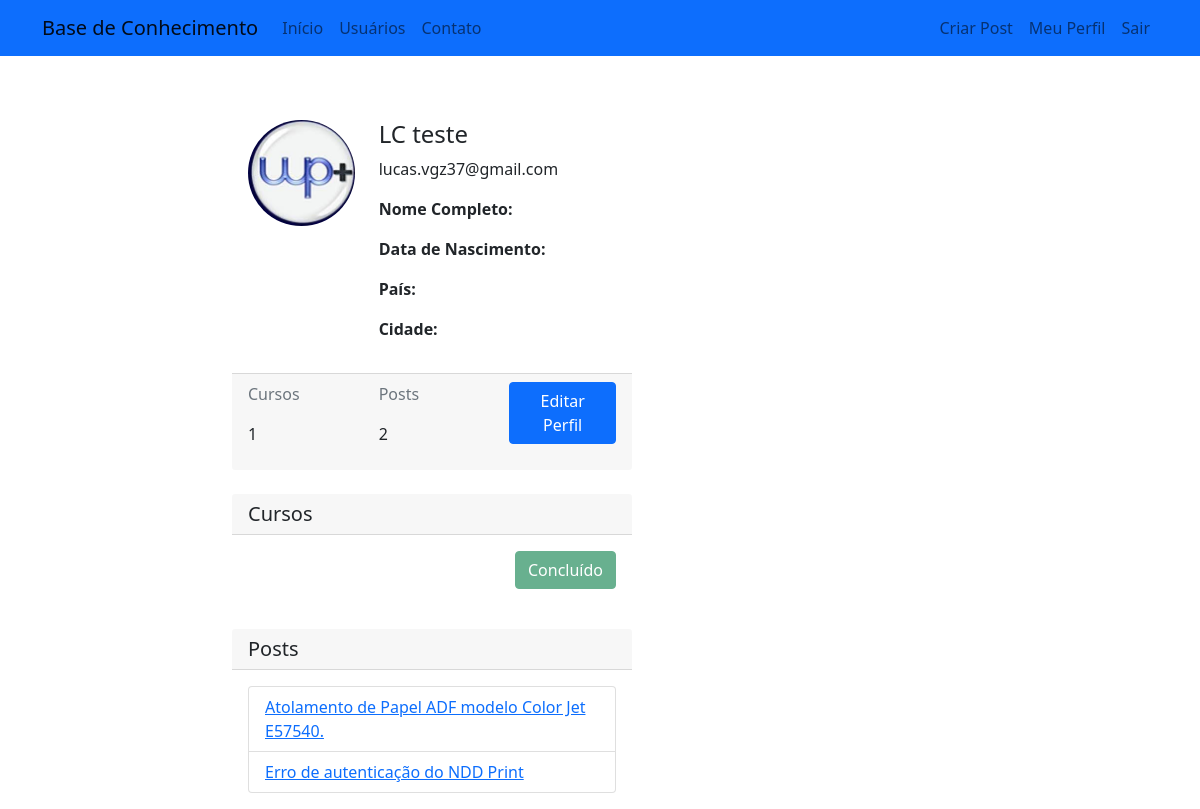
Screenshot of /perfil (signed in) with the database file from the repository.
### comunidadedash/models.py (models this page shows, shortened)
class Usuario(database.Model, UserMixin):
    id = database.Column(database.Integer, primary_key=True)
    username = database.Column(database.String, nullable=False)
    email = database.Column(database.String, nullable=False, unique=True)
    senha = database.Column(database.String, nullable=False)
    foto_perfil = database.Column(database.String, default='default.jpg')
    posts = database.relationship('Post', backref='autor', lazy=True)
    cursos = database.Column(database.String, nullable=False, default='Não Informado')
    def contar_posts(self):
        return len(self.posts)

class Post(database.Model):
    id = database.Column(database.Integer, primary_key=True)
    titulo = database.Column(database.String, nullable=False)
    corpo = database.Column(database.Text, nullable=False)
    imagem = database.Column(database.String)  # Adicione essa linha para definir o campo 'imagem'
    data_criacao = database.Column(database.DateTime, nullable=False, default=datetime.utcnow)
    id_usuario = database.Column(database.Integer, database.ForeignKey('usuario.id'), nullable=False)

### comunidadedash/routes.py (the view)
@app.route('/perfil')
@login_required
def perfil():
    foto_perfil = url_for('static', filename='fotos_perfil/{}'.format(current_user.foto_perfil))
    return render_template('perfil.html', foto_perfil=foto_perfil)

### comunidadedash/models.py (called while the page is built)
@login_manager.user_loader
def load_usuario(id_usuario):
    return Usuario.query.get(int(id_usuario))

### comunidadedash/templates/perfil.html (shortened to what this page needs)
{% extends 'base.html' %}
{% block body %}
    <div class="container mt-5">
        <div class="row justify-content-center">
            <div class="col-lg-8">
                <div class="card">
                    <div class="card-body">
                        <div class="row">
                            <div class="col-md-4">
                                <img src="{{ foto_perfil }}" class="img-fluid rounded-circle" alt="Foto Perfil">
                            </div>
                            <div class="col-md-8">
                                <h4>{{ current_user.username }}</h4>
                                <p>{{ current_user.email }}</p>
                                <p><strong>Nome Completo:</strong> {{ current_user.full_name }}</p>
                                <p><strong>Data de Nascimento:</strong> {{ current_user.birth_date }}</p>
                                <p><strong>País:</strong> {{ current_user.country }}</p>
                                <p><strong>Cidade:</strong> {{ current_user.city }}</p>
                            </div>
                        </div>
                    </div>
                    <div class="card-footer">
                        <div class="row">
                            <div class="col-md-4">
                                <p class="text-muted">Cursos</p>
                                {% if 'Não Informado' in current_user.cursos %}
                                    <p class="font-weight-bold">0</p>
                                {% else %}
                                    <p class="font-weight-bold">{{ current_user.cursos.count(';') + 1 }}</p>
                                {% endif %}
                            </div>
                            <div class="col-md-4">
                                <p class="text-muted">Posts</p>
                                <p class="font-weight-bold">{{ current_user.contar_posts() }}</p>
                            </div>
                            <div class="col-md-4">
                                <a href="{{ url_for('editar_perfil') }}" class="btn btn-primary">Editar Perfil</a>
                            </div>
                        </div>
                    </div>
                </div>
            </div>
        </div>
        <div class="row justify-content-center mt-4">
            <div class="col-lg-8">
                <div class="card">
                    <div class="card-header">
                        <h5 class="mb-0">Cursos</h5>
                    </div>
                    <div class="card-body">
                        {% for curso in current_user.cursos.split(';') %}
                            <div class="d-flex align-items-center">
                                <div class="flex-grow-1">
                                </div>
                                <div>
                                    <button type="button" class="btn btn-success" disabled>Concluído</button>
                                </div>
                            </div>
                        {% endfor %}
                    </div>
                </div>
            </div>
        </div>
        <div class="row justify-content-center mt-4">
            <div class="col-lg-8">
                <div class="card">
                    <div class="card-header">
                        <h5 class="mb-0">Posts</h5>
                    </div>
                    <div class="card-body">
                        {% if current_user.posts %}
                            <ul class="list-group">
                                {% for post in current_user.posts %}
                                    <li class="list-group-item">
                                        <a href="{{ url_for('exibir_post', post_id=post.id) }}">{{ post.titulo }}</a>
                                    </li>
                                {% endfor %}
                            </ul>
                        {% else %}
                            <p>Nenhum post disponível.</p>
                        {% endif %}
                    </div>
                </div>
            </div>
        </div>
    </div>
{% endblock %}

### comunidadedash/static/main.css (style rules this page uses)
.card { width: 400px; border: none; border-radius: 10px; background-color: #fff }

### rows the page displays
Usuario: username "LC teste", email "lucas.vgz37@gmail.com", cursos "1"
Post: titulo "Atolamento de Papel ADF modelo Color Jet E57540."
Post: titulo "Erro de autenticação do NDD Print"

### other values shown
{{ current_user.contar_posts() }} "2"
